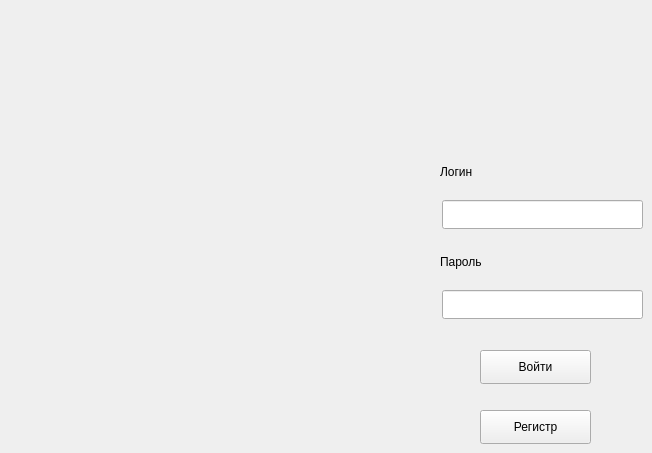
    <widget class="QWidget" name="page_3">
     <widget class="QLabel" name="label">
      <property name="geometry">
       <rect>
        <x>440</x>
        <y>160</y>
        <width>71</width>
        <height>24</height>
       </rect>
      </property>
      <property name="text">
       <string>Логин</string>
      </property>
     </widget>
     <widget class="QLineEdit" name="lineEdit_name_onGreet">
      <property name="geometry">
       <rect>
        <x>442</x>
        <y>200</y>
        <width>201</width>
        <height>29</height>
       </rect>
      </property>
     </widget>
     <widget class="QLineEdit" name="lineEdit_password_onGreet">
      <property name="geometry">
       <rect>
        <x>442</x>
        <y>290</y>
        <width>201</width>
        <height>29</height>
       </rect>
      </property>
     </widget>
     <widget class="QLabel" name="label_2">
      <property name="geometry">
       <rect>
        <x>440</x>
        <y>250</y>
        <width>71</width>
        <height>24</height>
       </rect>
      </property>
      <property name="text">
       <string>Пароль</string>
      </property>
     </widget>
     <widget class="QPushButton" name="pushButton_userAuth_onGreet">
      <property name="geometry">
       <rect>
        <x>480</x>
        <y>350</y>
        <width>111</width>
        <height>34</height>
       </rect>
      </property>
      <property name="text">
       <string>Войти</string>
      </property>
     </widget>
     <widget class="QPushButton" name="pushButton_userRegistration_onGreet">
      <property name="geometry">
       <rect>
        <x>480</x>
        <y>410</y>
        <width>111</width>
        <height>34</height>
       </rect>
      </property>
      <property name="text">
       <string>Регистр</string>
      </property>
     </widget>
    </widget>
